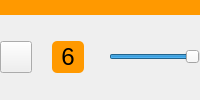
        <widget class="QWidget" name="VidControlsFSVolume">
         <attribute name="title">
          <string>Tab 1</string>
         </attribute>
         <layout class="QVBoxLayout" name="verticalLayout_131">
          <property name="spacing">
           <number>0</number>
          </property>
          <property name="leftMargin">
           <number>0</number>
          </property>
          <property name="topMargin">
           <number>0</number>
          </property>
          <property name="rightMargin">
           <number>0</number>
          </property>
          <property name="bottomMargin">
           <number>0</number>
          </property>
          <item>
           <widget class="QWidget" name="linie1_26" native="true">
            <property name="minimumSize">
             <size>
              <width>0</width>
              <height>15</height>
             </size>
            </property>
            <property name="maximumSize">
             <size>
              <width>16777215</width>
              <height>15</height>
             </size>
            </property>
            <property name="font">
             <font>
              <pointsize>18</pointsize>
             </font>
            </property>
            <property name="styleSheet">
             <string notr="true">background:#ff9900;</string>
            </property>
            <property name="css_red" stdset="0">
             <string>background:#cc6666;</string>
            </property>
            <property name="css_weiss" stdset="0">
             <string>background:#ffffff;</string>
            </property>
            <property name="css_standard" stdset="0">
             <string>background:#ff9900;</string>
            </property>
           </widget>
          </item>
          <item>
           <widget class="QWidget" name="widget_142" native="true">
            <layout class="QHBoxLayout" name="horizontalLayout_145">
             <property name="spacing">
              <number>20</number>
             </property>
             <property name="leftMargin">
              <number>0</number>
             </property>
             <property name="topMargin">
              <number>0</number>
             </property>
             <property name="rightMargin">
              <number>0</number>
             </property>
             <property name="bottomMargin">
              <number>0</number>
             </property>
             <item>
              <widget class="QPushButton" name="VIDEO_MAXIMIZE">
               <property name="minimumSize">
                <size>
                 <width>32</width>
                 <height>32</height>
                </size>
               </property>
               <property name="maximumSize">
                <size>
                 <width>32</width>
                 <height>32</height>
                </size>
               </property>
               <property name="sizeIncrement">
                <size>
                 <width>32</width>
                 <height>0</height>
                </size>
               </property>
               <property name="font">
                <font>
                 <family>FontAwesome</family>
                 <pointsize>18</pointsize>
                 <italic>false</italic>
                </font>
               </property>
               <property name="styleSheet">
                <string notr="true">QPushButton {
background:none;
border-image: url(:/images/shrink-512_1.png) 0 0 0 0 stretch stretch;
}

QPushButton:pressed {
background:none;
border-image: url(:/images/move-512_2.png) 0 0 0 0 stretch stretch;
}

</string>
               </property>
               <property name="text">
                <string/>
               </property>
               <property name="css_red" stdset="0">
                <string>QPushButton {
font-family:&quot;Helvetica Ultra Compressed&quot;;
font-size:24px;
background:#cc6666;
color:#000000;
bordeR:0px;
font-style:normal;
 }
 QPushButton:pressed {
     background-color: #ffffff;
 }
</string>
               </property>
               <property name="css_weiss" stdset="0">
                <string>QPushButton {
font-family:&quot;Helvetica Ultra Compressed&quot;;
font-size:24px;
background:#ffffff;
color:#000000;
bordeR:0px;
font-style:normal;
 }
 QPushButton:pressed {
     background-color: #ffffff;
 }
</string>
               </property>
               <property name="css_standard" stdset="0">
                <string>QPushButton {
font-family:&quot;Helvetica Ultra Compressed&quot;;
font-size:24px;
background:#ff9900;
color:#000000;
bordeR:0px;
font-style:normal;
 }
 QPushButton:pressed {
     background-color: #ffffff;
 }
</string>
               </property>
              </widget>
             </item>
             <item>
              <widget class="QPushButton" name="controls_down">
               <property name="minimumSize">
                <size>
                 <width>32</width>
                 <height>32</height>
                </size>
               </property>
               <property name="maximumSize">
                <size>
                 <width>32</width>
                 <height>32</height>
                </size>
               </property>
               <property name="styleSheet">
                <string notr="true">QPushButton {
background:#ff9900;
font-family:&quot;Webdings&quot;;
font-size:24px;;
color:#000000;
bordeR:0px;
font-style:normal;
border-radius:5px;

 }
 QPushButton:pressed {
     background-color: #ffffff;
 }

</string>
               </property>
               <property name="text">
                <string>6</string>
               </property>
              </widget>
             </item>
             <item>
              <widget class="QWidget" name="widget_234" native="true">
               <property name="minimumSize">
                <size>
                 <width>0</width>
                 <height>40</height>
                </size>
               </property>
               <property name="maximumSize">
                <size>
                 <width>16777215</width>
                 <height>40</height>
                </size>
               </property>
               <layout class="QHBoxLayout" name="horizontalLayout_147">
                <property name="spacing">
                 <number>5</number>
                </property>
                <property name="leftMargin">
                 <number>0</number>
                </property>
                <property name="topMargin">
                 <number>0</number>
                </property>
                <property name="rightMargin">
                 <number>0</number>
                </property>
                <property name="bottomMargin">
                 <number>0</number>
                </property>
                <item>
                 <widget class="QWidget" name="widget_236" native="true">
                  <property name="styleSheet">
                   <string notr="true">margin-top:5px;
padding-top:-5px;
margin-bottom:5px;
padding-bottom:-5px;
background: qlineargradient(x1: 0, y1: 0, x2: 0, y2: 1,
                                      stop: 0 #C01C03, stop: 1 #EE790F);

background: qlineargradient(spread:pad, x1:1, y1:0, x2:0, y2:0, stop:0 rgba(238, 121, 15, 255), stop:1 rgba(192, 28, 3, 255))</string>
                  </property>
                  <layout class="QHBoxLayout" name="horizontalLayout_146">
                   <property name="spacing">
                    <number>0</number>
                   </property>
                   <property name="leftMargin">
                    <number>0</number>
                   </property>
                   <property name="topMargin">
                    <number>0</number>
                   </property>
                   <property name="rightMargin">
                    <number>0</number>
                   </property>
                   <property name="bottomMargin">
                    <number>0</number>
                   </property>
                  </layout>
                 </widget>
                </item>
                <item>
                 <widget class="LCARS_Sliders" name="VIDEO_VOLUME">
                  <property name="minimumSize">
                   <size>
                    <width>0</width>
                    <height>30</height>
                   </size>
                  </property>
                  <property name="maximum">
                   <number>100</number>
                  </property>
                  <property name="value">
                   <number>100</number>
                  </property>
                  <property name="orientation">
                   <enum>Qt::Horizontal</enum>
                  </property>
                  <property name="slider_Type" stdset="0">
                   <number>1</number>
                  </property>
                  <property name="all_widthDash" stdset="0">
                   <number>5</number>
                  </property>
                  <property name="all_distanceDash" stdset="0">
                   <number>15</number>
                  </property>
                  <property name="customRoundingValue" stdset="0">
                   <number>15</number>
                  </property>
                  <property name="all_handleBackground" stdset="0">
                   <color>
                    <red>255</red>
                    <green>204</green>
                    <blue>153</blue>
                   </color>
                  </property>
                  <property name="all_handleBackgroundPressed" stdset="0">
                   <color>
                    <red>255</red>
                    <green>255</green>
                    <blue>255</blue>
                   </color>
                  </property>
                  <property name="all_handleBorderColor" stdset="0">
                   <color>
                    <red>0</red>
                    <green>0</green>
                    <blue>0</blue>
                   </color>
                  </property>
                  <property name="all_bgGradient_Start" stdset="0">
                   <color>
                    <red>54</red>
                    <green>52</green>
                    <blue>150</blue>
                   </color>
                  </property>
                  <property name="all_bgGradient_End" stdset="0">
                   <color>
                    <red>19</red>
                    <green>17</green>
                    <blue>40</blue>
                   </color>
                  </property>
                  <property name="all_frontGradient_Start" stdset="0">
                   <color>
                    <red>230</red>
                    <green>110</green>
                    <blue>30</blue>
                   </color>
                  </property>
                  <property name="all_frontGradient_End" stdset="0">
                   <color>
                    <red>186</red>
                    <green>0</green>
                    <blue>30</blue>
                   </color>
                  </property>
                  <property name="all_dividerColor" stdset="0">
                   <color>
                    <red>0</red>
                    <green>0</green>
                    <blue>0</blue>
                   </color>
                  </property>
                  <property name="zero_barBackgroundTop" stdset="0">
                   <color>
                    <red>255</red>
                    <green>153</green>
                    <blue>0</blue>
                   </color>
                  </property>
                  <property name="zero_barBackgroundBottom" stdset="0">
                   <color>
                    <red>255</red>
                    <green>153</green>
                    <blue>0</blue>
                   </color>
                  </property>
                  <property name="two_barBackground" stdset="0">
                   <color>
                    <red>255</red>
                    <green>153</green>
                    <blue>0</blue>
                   </color>
                  </property>
                  <property name="red_all_handleBackground" stdset="0">
                   <color>
                    <red>255</red>
                    <green>204</green>
                    <blue>153</blue>
                   </color>
                  </property>
                  <property name="red_all_handleBackgroundPressed" stdset="0">
                   <color>
                    <red>255</red>
                    <green>255</green>
                    <blue>255</blue>
                   </color>
                  </property>
                  <property name="red_all_handleBorderColor" stdset="0">
                   <color>
                    <red>0</red>
                    <green>0</green>
                    <blue>0</blue>
                   </color>
                  </property>
                  <property name="red_all_bgGradient_Start" stdset="0">
                   <color>
                    <red>54</red>
                    <green>52</green>
                    <blue>150</blue>
                   </color>
                  </property>
                  <property name="red_all_bgGradient_End" stdset="0">
                   <color>
                    <red>19</red>
                    <green>17</green>
                    <blue>40</blue>
                   </color>
                  </property>
                  <property name="red_all_frontGradient_Start" stdset="0">
                   <color>
                    <red>230</red>
                    <green>110</green>
                    <blue>30</blue>
                   </color>
                  </property>
                  <property name="red_all_frontGradient_End" stdset="0">
                   <color>
                    <red>186</red>
                    <green>0</green>
                    <blue>30</blue>
                   </color>
                  </property>
                  <property name="red_all_dividerColor" stdset="0">
                   <color>
                    <red>0</red>
                    <green>0</green>
                    <blue>0</blue>
                   </color>
                  </property>
                  <property name="red_zero_barBackgroundTop" stdset="0">
                   <color>
                    <red>255</red>
                    <green>153</green>
                    <blue>0</blue>
                   </color>
                  </property>
                  <property name="red_zero_barBackgroundBottom" stdset="0">
                   <color>
                    <red>255</red>
                    <green>153</green>
                    <blue>0</blue>
                   </color>
                  </property>
                  <property name="red_two_barBackground" stdset="0">
                   <color>
                    <red>255</red>
                    <green>153</green>
                    <blue>0</blue>
                   </color>
                  </property>
                  <property name="red_active_all_handleBackground" stdset="0">
                   <color>
                    <red>255</red>
                    <green>204</green>
                    <blue>153</blue>
                   </color>
                  </property>
                  <property name="red_active_all_handleBackgroundPressed" stdset="0">
                   <color>
                    <red>255</red>
                    <green>255</green>
                    <blue>255</blue>
                   </color>
                  </property>
                  <property name="red_active_all_handleBorderColor" stdset="0">
                   <color>
                    <red>0</red>
                    <green>0</green>
                    <blue>0</blue>
                   </color>
                  </property>
                  <property name="red_active_all_bgGradient_Start" stdset="0">
                   <color>
                    <red>54</red>
                    <green>52</green>
                    <blue>150</blue>
                   </color>
                  </property>
                  <property name="red_active_all_bgGradient_End" stdset="0">
                   <color>
                    <red>19</red>
                    <green>17</green>
                    <blue>40</blue>
                   </color>
                  </property>
                  <property name="red_active_all_frontGradient_Start" stdset="0">
                   <color>
                    <red>230</red>
                    <green>110</green>
                    <blue>30</blue>
                   </color>
                  </property>
                  <property name="red_active_all_frontGradient_End" stdset="0">
                   <color>
                    <red>186</red>
                    <green>0</green>
                    <blue>30</blue>
                   </color>
                  </property>
                  <property name="red_active_all_dividerColor" stdset="0">
                   <color>
                    <red>0</red>
                    <green>0</green>
                    <blue>0</blue>
                   </color>
                  </property>
                  <property name="red_active_zero_barBackgroundTop" stdset="0">
                   <color>
                    <red>255</red>
                    <green>153</green>
                    <blue>0</blue>
                   </color>
                  </property>
                  <property name="red_active_zero_barBackgroundBottom" stdset="0">
                   <color>
                    <red>255</red>
                    <green>153</green>
                    <blue>0</blue>
                   </color>
                  </property>
                  <property name="red_active_two_barBackground" stdset="0">
                   <color>
                    <red>255</red>
                    <green>153</green>
                    <blue>0</blue>
                   </color>
                  </property>
                  <property name="all_handleSize" stdset="0">
                   <size>
                    <width>20</width>
                    <height>40</height>
                   </size>
                  </property>
                  <property name="all_handleBorderSize" stdset="0">
                   <size>
                    <width>5</width>
                    <height>40</height>
                   </size>
                  </property>
                  <property name="all_roundedEdge" stdset="0">
                   <size>
                    <width>15</width>
                    <height>15</height>
                   </size>
                  </property>
                  <property name="zero_barTopLine" stdset="0">
                   <size>
                    <width>5</width>
                    <height>10</height>
                   </size>
                  </property>
                  <property name="zero_barBottomLine" stdset="0">
                   <size>
                    <width>5</width>
                    <height>10</height>
                   </size>
                  </property>
                  <property name="two_size_roundedHandle_pie" stdset="0">
                   <size>
                    <width>15</width>
                    <height>15</height>
                   </size>
                  </property>
                  <property name="two_size_roundedHandle_rect" stdset="0">
                   <size>
                    <width>15</width>
                    <height>35</height>
                   </size>
                  </property>
                  <property name="two_size_bar" stdset="0">
                   <size>
                    <width>10</width>
                    <height>10</height>
                   </size>
                  </property>
                  <property name="redAlertState" stdset="0">
                   <number>0</number>
                  </property>
                  <property name="roundBorder" stdset="0">
                   <number>2</number>
                  </property>
                  <property name="custom_distance" stdset="0">
                   <number>10</number>
                  </property>
                  <property name="extra_distance_top" stdset="0">
                   <number>10</number>
                  </property>
                  <property name="extra_distance_bottom" stdset="0">
                   <number>15</number>
                  </property>
                  <property name="one_pieHeight" stdset="0">
                   <number>20</number>
                  </property>
                  <property name="two_roundHandle_Bar_width" stdset="0">
                   <number>35</number>
                  </property>
                  <property name="two_border_roundedHandleWidth" stdset="0">
                   <number>15</number>
                  </property>
                 </widget>
                </item>
               </layout>
              </widget>
             </item>
            </layout>
           </widget>
          </item>
         </layout>
        </widget>
